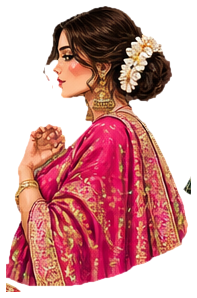
#> input picture kaphor-frontend/assets/editorial/indian/muse_pink_banarasi.png, 197 x 298 px, found by its file name
$ python clean_sliver.py
#> lines starting #> are read from the running program, lines starting #| are printed output that depends on the picture; after the words box and inside, x2 and y2 are one past the last pixel; in counts of white or black regions, pixels touching at a corner belong together
from PIL import Image
import numpy as np

p = r"c:\Users\Insiyah\Kaphor\kaphor-frontend\assets\editorial\indian\muse_pink_banarasi.png"
im = Image.open(p).convert('RGBA')
#> im is the input picture: PIL image 197x298 RGBA; mean R, G, B, A 152.1, 77.3, 71.6, 143
arr = np.array(im)

# Look at left edge: x < 22 and y > 60
arr[60:, :24, 3] = 0
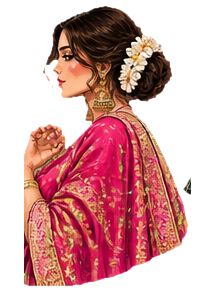
#> arr: shape (298, 197, 4); 2.23% of pixels changed, all inside (x1, y1, x2, y2) = (6, 155, 24, 292); transparent parts drawn white

im_clean = Image.fromarray(arr)
bbox = im_clean.getbbox()
#> bbox = (24, 6, 191, 287)
im_clean = im_clean.crop(bbox)
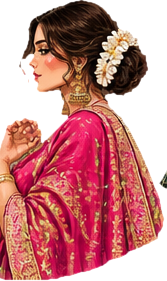
#> im_clean: PIL image 167x281 RGBA; mean R, G, B, A 168, 84.3, 78.9, 172.5; transparent parts drawn white
tw, th = im_clean.size
#> tw = 167; th = 281
padded = Image.new('RGBA', (tw + 8, th + 8), (0, 0, 0, 0))
#> padded: PIL image 175x289 RGBA; every value is 0
padded.paste(im_clean, (4, 4))
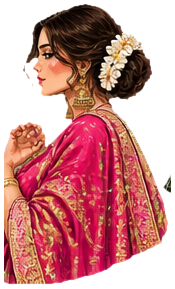
#> padded: PIL image 175x289 RGBA; mean R, G, B, A 155.9, 78.3, 73.2, 160; transparent parts drawn white
padded.save(p)
print("Pink muse left sliver cleanly removed, size:", padded.size)
#| Pink muse left sliver cleanly removed, size: (175, 289)

$ run again, with kaphor-frontend/assets/editorial/indian/banana_palm_kalash.png copied over kaphor-frontend/assets/editorial/indian/muse_pink_banarasi.png
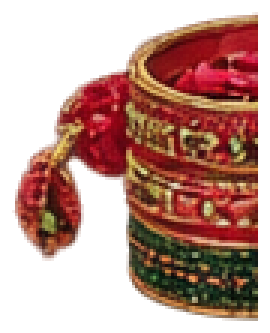
#> input picture kaphor-frontend/assets/editorial/indian/banana_palm_kalash.png, 90 x 111 px, found by its file name (shown 3 times larger)
#> im is the input picture: PIL image 90x111 RGBA; mean R, G, B, A 112.7, 55.2, 35.9, 131.4
#> `arr[60:, :24, 3] = 0`:
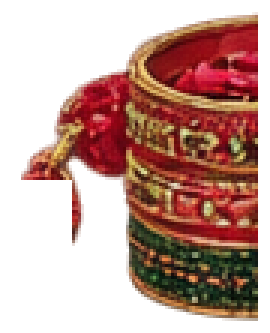
#> arr: shape (111, 90, 4) (shown 3 times larger); 4.33% of pixels changed, all inside (x1, y1, x2, y2) = (4, 60, 24, 87); transparent parts drawn white
#> bbox = (7, 4, 86, 107)
#> `padded.paste(im_clean, (4, 4))`:
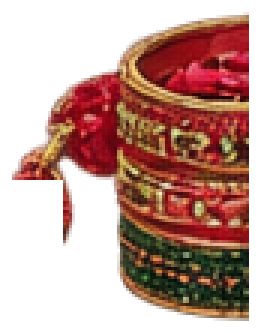
#> padded: PIL image 87x111 RGBA (shown 3 times larger); mean R, G, B, A 112, 54.8, 35.9, 126; transparent parts drawn white
#| Pink muse left sliver cleanly removed, size: (87, 111)

$ run again, with kaphor-frontend/assets/editorial/indian/brass_glowing_diya.png copied over kaphor-frontend/assets/editorial/indian/muse_pink_banarasi.png
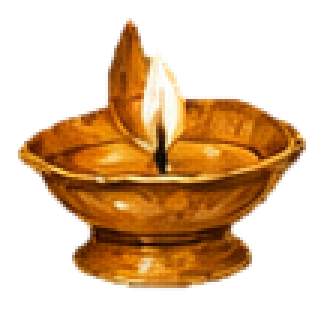
#> input picture kaphor-frontend/assets/editorial/indian/brass_glowing_diya.png, 108 x 103 px, found by its file name (shown 3 times larger)
#> im is the input picture: PIL image 108x103 RGBA; mean R, G, B, A 131, 75, 18.9, 103.6
#> `arr[60:, :24, 3] = 0`:
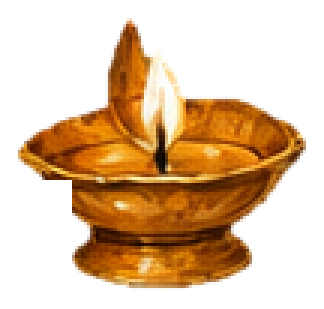
#> arr: shape (103, 108, 4) (shown 3 times larger); 0.64% of pixels changed, all inside (x1, y1, x2, y2) = (14, 60, 24, 71); transparent parts drawn white
#> bbox = (6, 6, 102, 97)
#> `padded.paste(im_clean, (4, 4))`:
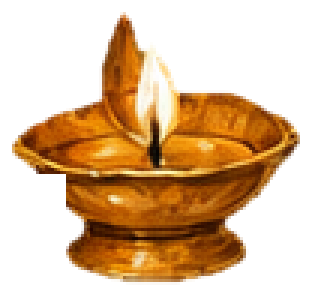
#> padded: PIL image 104x99 RGBA (shown 3 times larger); mean R, G, B, A 141.5, 81, 20.4, 110.4; transparent parts drawn white
#| Pink muse left sliver cleanly removed, size: (104, 99)

$ run again, with kaphor-frontend/assets/editorial/indian/carved_wooden_jhula.png copied over kaphor-frontend/assets/editorial/indian/muse_pink_banarasi.png
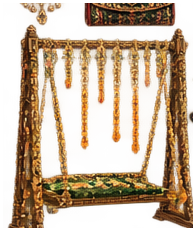
#> input picture kaphor-frontend/assets/editorial/indian/carved_wooden_jhula.png, 196 x 231 px, found by its file name
#> im is the input picture: PIL image 196x231 RGBA; mean R, G, B, A 129.3, 85, 34.7, 109.7
#> `arr[60:, :24, 3] = 0`:
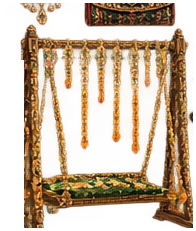
#> arr: shape (231, 196, 4); 5.9% of pixels changed, all inside (x1, y1, x2, y2) = (3, 60, 24, 228); transparent parts drawn white
#> bbox = (3, 3, 193, 228)
#> `padded.paste(im_clean, (4, 4))`:
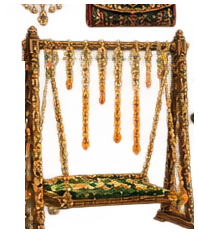
#> padded: PIL image 198x233 RGBA; mean R, G, B, A 126.9, 83.4, 34.1, 101.4; transparent parts drawn white
#| Pink muse left sliver cleanly removed, size: (198, 233)
